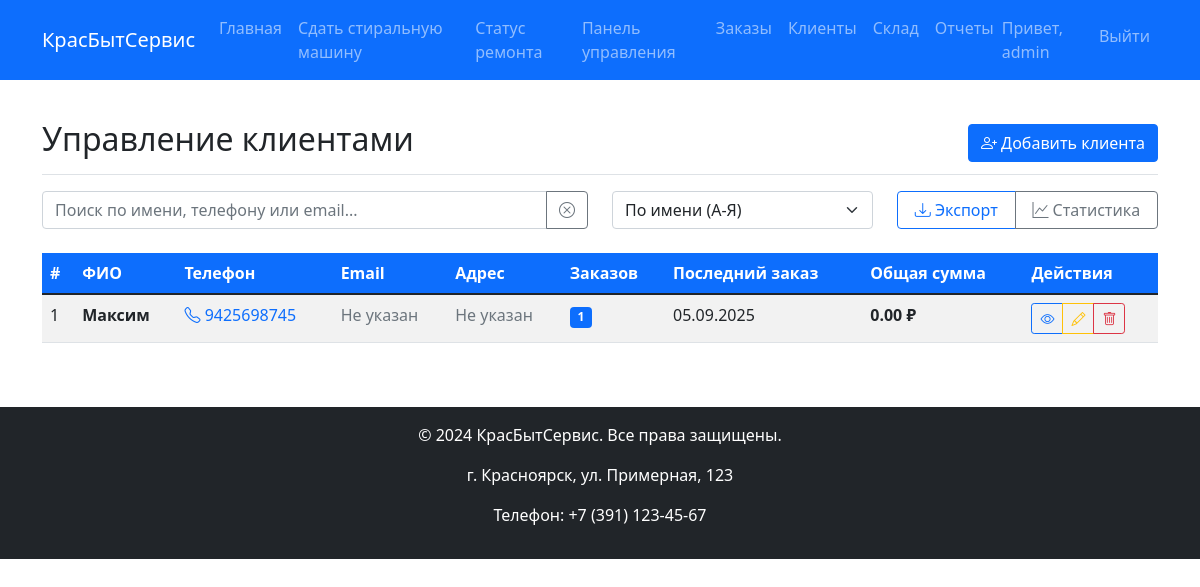
/clients (signed in), run on the app's committed database.
### models.py (models this page shows)
class User(UserMixin, db.Model):
    id = db.Column(db.Integer, primary_key=True)
    username = db.Column(db.String(80), unique=True, nullable=False)
    password_hash = db.Column(db.String(120), nullable=False)
    role = db.Column(db.String(20), nullable=False)  # admin, manager, master

class Client(db.Model):
    id = db.Column(db.Integer, primary_key=True)
    name = db.Column(db.String(100), nullable=False)
    phone = db.Column(db.String(20), nullable=False)
    email = db.Column(db.String(100))
    address = db.Column(db.Text)
    created_at = db.Column(db.DateTime, default=datetime.now)
    orders = db.relationship('Order', backref='client', lazy=True)

class Order(db.Model):
    id = db.Column(db.Integer, primary_key=True)
    client_id = db.Column(db.Integer, db.ForeignKey('client.id'), nullable=False)
    washing_machine_model = db.Column(db.String(100), nullable=False)
    condition = db.Column(db.Text)
    description = db.Column(db.Text)
    purchase_price = db.Column(db.Float)
    repair_costs = db.Column(db.Float)
    sale_price = db.Column(db.Float)
    status_id = db.Column(db.Integer, db.ForeignKey('order_status.id'), nullable=False)
    created_at = db.Column(db.DateTime, default=datetime.now)
    completed_at = db.Column(db.DateTime)
    status = db.relationship('OrderStatus', backref='orders')

### app.py (the view)
@app.route('/clients')
@login_required
def clients():
    clients_list = Client.query.all()
    return render_template('clients.html', clients=clients_list)

### app.py (called while the page is built)
@login_manager.user_loader
def load_user(user_id):
    return User.query.get(int(user_id))

@app.context_processor
def utility_processor():
    return {
        'calculate_total_profit': calculate_total_profit,
        'get_status_badge_class': get_status_badge_class
    }

def calculate_client_total(client):
    total = 0
    for order in client.orders:
        if order.sale_price:
            total += order.sale_price
        elif order.repair_costs:
            total += order.repair_costs
    return total

@app.template_filter('strftime')
def strftime_filter(date, format_string='%Y-%m-%d'):
    if isinstance(date, str):
        date = datetime.strptime(date, '%Y-%m-%d %H:%M:%S')
    return date.strftime(format_string)

@app.context_processor
def utility_processor():
    return dict(calculate_client_total=calculate_client_total)

### templates/clients.html (shortened to what this page needs)
{% extends "base.html" %}
{% block content %}
<div class="d-flex justify-content-between flex-wrap flex-md-nowrap align-items-center pt-3 pb-2 mb-3 border-bottom">
    <h1 class="h2">Управление клиентами</h1>
    <div class="btn-toolbar mb-2 mb-md-0">
        <button type="button" class="btn btn-primary" data-bs-toggle="modal" data-bs-target="#addClientModal">
            <i class="bi bi-person-plus"></i> Добавить клиента
        </button>
    </div>
</div>
<div class="row mb-4">
    <div class="col-md-6">
        <div class="input-group">
            <input type="text" class="form-control" id="searchInput" placeholder="Поиск по имени, телефону или email...">
            <button class="btn btn-outline-secondary" type="button" onclick="clearSearch()">
                <i class="bi bi-x-circle"></i>
            </button>
        </div>
    </div>
    <div class="col-md-3">
        <select class="form-select" id="sortSelect" onchange="sortClients()">
            <option value="name_asc">По имени (А-Я)</option>
        </select>
    </div>
    <div class="col-md-3">
        <div class="btn-group w-100">
            <button type="button" class="btn btn-outline-primary" onclick="exportClients()">
                <i class="bi bi-download"></i> Экспорт
            </button>
            <button type="button" class="btn btn-outline-secondary" onclick="showStatistics()">
                <i class="bi bi-graph-up"></i> Статистика
            </button>
        </div>
    </div>
</div>
<div class="table-responsive">
    <table class="table table-striped table-hover" id="clientsTable">
        <thead class="table-dark">
            <tr>
                <th>#</th>
                <th>ФИО</th>
                <th>Телефон</th>
                <th>Email</th>
                <th>Адрес</th>
                <th>Заказов</th>
                <th>Последний заказ</th>
                <th>Общая сумма</th>
                <th>Действия</th>
            </tr>
        </thead>
        <tbody>
            {% for client in clients %}
            <tr class="client-row"
                data-name="{{ client.name.lower() }}"
                data-phone="{{ client.phone }}"
                data-email="{{ client.email.lower() if client.email else '' }}"
                data-orders="{{ client.orders|length }}"
                data-total="{{ calculate_client_total(client) }}"
                data-date="{{ client.created_at.strftime('%Y-%m-%d') }}">
                <td>{{ client.id }}</td>
                <td>
                    <strong>{{ client.name }}</strong>
                </td>
                <td>
                    <a href="tel:{{ client.phone }}" class="text-decoration-none">
                        <i class="bi bi-telephone"></i> {{ client.phone }}
                    </a>
                </td>
                <td>
                    {% if client.email %}
                    <a href="mailto:{{ client.email }}" class="text-decoration-none">
                        <i class="bi bi-envelope"></i> {{ client.email }}
                    </a>
                    {% else %}
                    <span class="text-muted">Не указан</span>
                    {% endif %}
                </td>
                <td>
                    {% if client.address %}
                    <span class="d-inline-block text-truncate" style="max-width: 150px;" title="{{ client.address }}">
                        <i class="bi bi-geo-alt"></i> {{ client.address }}
                    </span>
                    {% else %}
                    <span class="text-muted">Не указан</span>
                    {% endif %}
                </td>
                <td>
                    <span class="badge bg-{% if client.orders|length == 0 %}secondary{% elif client.orders|length == 1 %}primary{% else %}success{% endif %}">
                        {{ client.orders|length }}
                    </span>
                </td>
                <td>
                    {% if client.orders %}
                        {{ client.orders|sort(attribute='created_at', reverse=true)|first|attr('created_at')|strftime('%d.%m.%Y') }}
                    {% else %}
                        <span class="text-muted">Нет заказов</span>
                    {% endif %}
                </td>
                <td>
                    <strong>{{ "%.2f"|format(calculate_client_total(client)) }} ₽</strong>
                </td>
                <td>
                    <div class="btn-group btn-group-sm">
                        <button class="btn btn-outline-primary"
                                data-bs-toggle="modal"
                                data-bs-target="#viewClientModal"
                                onclick="viewClient({{ client.id }})"
                                title="Просмотр">
                            <i class="bi bi-eye"></i>
                        </button>
                        <button class="btn btn-outline-warning"
                                data-bs-toggle="modal"
                                data-bs-target="#editClientModal"
                                onclick="fillEditForm({{ client.id }}, '{{ client.name }}', '{{ client.phone }}', '{{ client.email }}', '{{ client.address }}')"
                                title="Редактировать">
                            <i class="bi bi-pencil"></i>
                        </button>
                        <button class="btn btn-outline-danger"
                                onclick="confirmDelete({{ client.id }}, '{{ client.name }}')"
                                title="Удалить">
                            <i class="bi bi-trash"></i>
                        </button>
                    </div>
                </td>
            </tr>
            {% endfor %}
        </tbody>
    </table>
</div>
<link rel="stylesheet" href="https://cdn.jsdelivr.net/npm/bootstrap-icons@1.10.0/font/bootstrap-icons.css">
{% endblock %}

### templates/base.html (shortened to what this page needs)
<!DOCTYPE html>
<html lang="ru">
<head>
    <link href="https://cdn.jsdelivr.net/npm/bootstrap@5.1.3/dist/css/bootstrap.min.css" rel="stylesheet">
    <link rel="stylesheet" href="{{ url_for('static', filename='css/style.css') }}">
</head>
<body>
    <nav class="navbar navbar-expand-lg navbar-dark bg-primary">
        <div class="container">
            <a class="navbar-brand" href="{{ url_for('index') }}">КрасБытСервис</a>
            <div class="collapse navbar-collapse" id="navbarNav">
                <ul class="navbar-nav me-auto">
                    <li class="nav-item">
                        <a class="nav-link" href="{{ url_for('index') }}">Главная</a>
                    </li>
                    <li class="nav-item">
                        <a class="nav-link" href="{{ url_for('buy_request') }}">Сдать стиральную машину</a>
                    </li>
                    <li class="nav-item">
                        <a class="nav-link" href="{{ url_for('repair_status') }}">Статус ремонта</a>
                    </li>
                    {% if current_user.is_authenticated %}
                    <li class="nav-item">
                        <a class="nav-link" href="{{ url_for('dashboard') }}">Панель управления</a>
                    </li>
                    <li class="nav-item">
                        <a class="nav-link" href="{{ url_for('orders') }}">Заказы</a>
                    </li>
                    <li class="nav-item">
                        <a class="nav-link" href="{{ url_for('clients') }}">Клиенты</a>
                    </li>
                    <li class="nav-item">
                        <a class="nav-link" href="{{ url_for('warehouse') }}">Склад</a>
                    </li>
                    <li class="nav-item">
                        <a class="nav-link" href="{{ url_for('reports') }}">Отчеты</a>
                    </li>
                    {% endif %}
                </ul>
                <ul class="navbar-nav">
                    {% if current_user.is_authenticated %}
                    <li class="nav-item">
                        <span class="navbar-text">Привет, {{ current_user.username }}</span>
                    </li>
                    <li class="nav-item">
                        <a class="nav-link" href="{{ url_for('logout') }}">Выйти</a>
                    </li>
                    {% else %}
                    <li class="nav-item">
                        <a class="nav-link" href="{{ url_for('login') }}">Вход</a>
                    </li>
                    {% endif %}
                </ul>
            </div>
        </div>
    </nav>
    <div class="container mt-4">
        {% block content %}{% endblock %}
    </div>
    <footer class="bg-dark text-white text-center py-3 mt-5">
        <div class="container">
            <p>&copy; 2024 КрасБытСервис. Все права защищены.</p>
            <p>г. Красноярск, ул. Примерная, 123</p>
            <p>Телефон: +7 (391) 123-45-67</p>
        </div>
    </footer>
</body>
</html>

### templates/clients.html (style rules this page uses)
.table th { background-color: #0d6efd; color: white; }
.badge { font-size: 0.75em; }

### data on the page
User: username "admin"
Client: id "1", name "Максим", phone "9425698745", email "Не указан", address "Не указан", orders|length "1", orders|sort "05.09.2025"
Order: sale_price+repair_costs "0.00"
